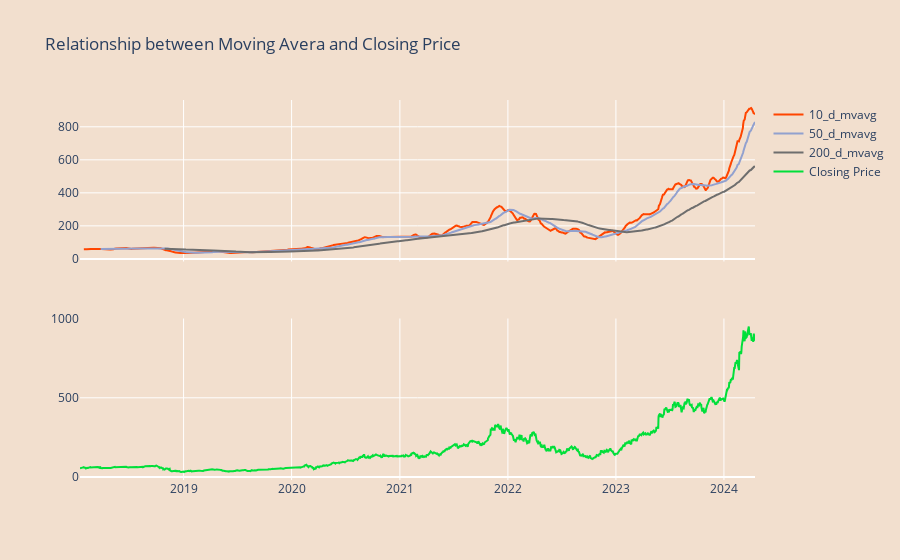

Here is the notebook cell this chart was saved with:
### Code cell
fig = tls.make_subplots(rows=2,cols=1, shared_xaxes= True)
colors=['#ff4500','#92a1cf','#6E6E6E']
avgs=['10_d_mvavg','50_d_mvavg','200_d_mvavg']

for col,c in zip(avgs,colors) :
    fig.append_trace({'x':nvda_stocks.index,'y':nvda_stocks[col],'type':'scatter','name':col,'line': {'color': c}},1,1)

for col in ['Close']:
    fig.append_trace({'x':nvda_stocks.index,'y':nvda_stocks[col],'type':'scatter','name':'Closing Price',
                      'line':{'color':'#01DF3A'}},2,1)
fig['layout'].update(height=800,title='Relationship between Moving Avera and Closing Price',
                         paper_bgcolor='#F2DFCE',plot_bgcolor='#F2DFCE')
iplot(fig,filename='pandas/mixed-type subplots')

### Figure 1 — Plotly figure (JSON) as saved in the notebook; plotly's stock layout.template omitted (floating-point values rounded to 4 significant figures; data arrays with more than 128 entries replaced by an {"elided": "..."} marker saying what was removed)
{"data": [{"line": {"color": "#ff4500"}, "name": "10_d_mvavg", "type": "scatter", "x": {"elided": "1572 str values"}, "xaxis": "x", "y": {"elided": "1572 float values"}, "yaxis": "y"}, {"line": {"color": "#92a1cf"}, "name": "50_d_mvavg", "type": "scatter", "x": {"elided": "1572 str values"}, "xaxis": "x", "y": {"elided": "1572 float values"}, "yaxis": "y"}, {"line": {"color": "#6E6E6E"}, "name": "200_d_mvavg", "type": "scatter", "x": {"elided": "1572 str values"}, "xaxis": "x", "y": {"elided": "1572 float values"}, "yaxis": "y"}, {"line": {"color": "#01DF3A"}, "name": "Closing Price", "type": "scatter", "x": {"elided": "1572 str values"}, "xaxis": "x2", "y": {"elided": "1572 float values"}, "yaxis": "y2"}], "layout": {"autosize": true, "paper_bgcolor": "#F2DFCE", "plot_bgcolor": "#F2DFCE", "title": {"text": "Relationship between Moving Avera and Closing Price"}, "xaxis": {"anchor": "y", "autorange": true, "domain": [0, 1], "matches": "x2", "range": ["2018-01-16", "2024-04-15"], "showticklabels": false, "type": "date"}, "xaxis2": {"anchor": "y2", "autorange": true, "domain": [0, 1], "range": ["2018-01-16", "2024-04-15"], "type": "date"}, "yaxis": {"anchor": "x", "autorange": true, "domain": [0.575, 1], "range": [-15.82, 962.4], "type": "linear"}, "yaxis2": {"anchor": "x2", "autorange": true, "domain": [0, 0.425], "range": [-19.24, 1001.0], "type": "linear"}}}
